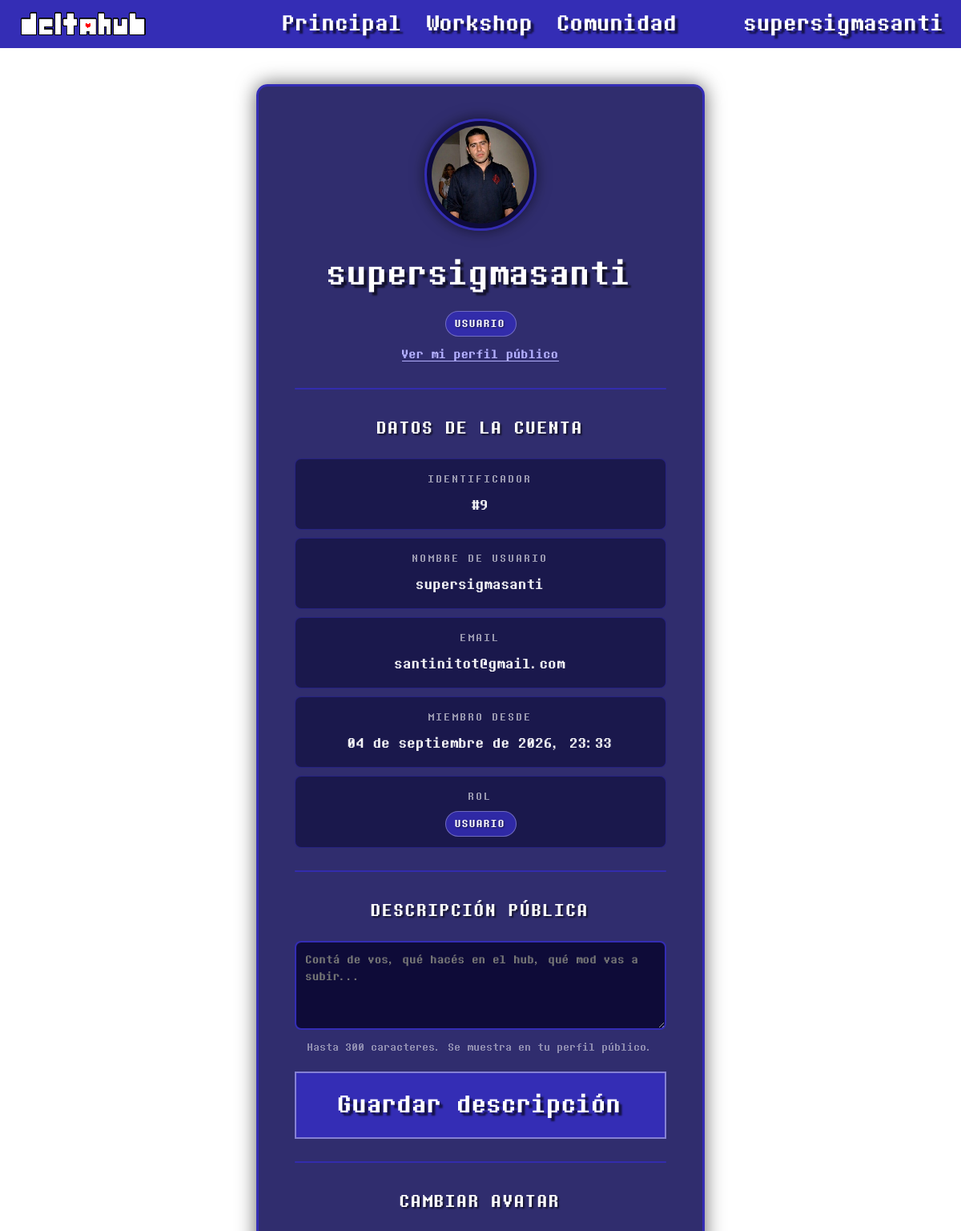
Before: /cuenta.php (signed in, upper part) with the older database file.
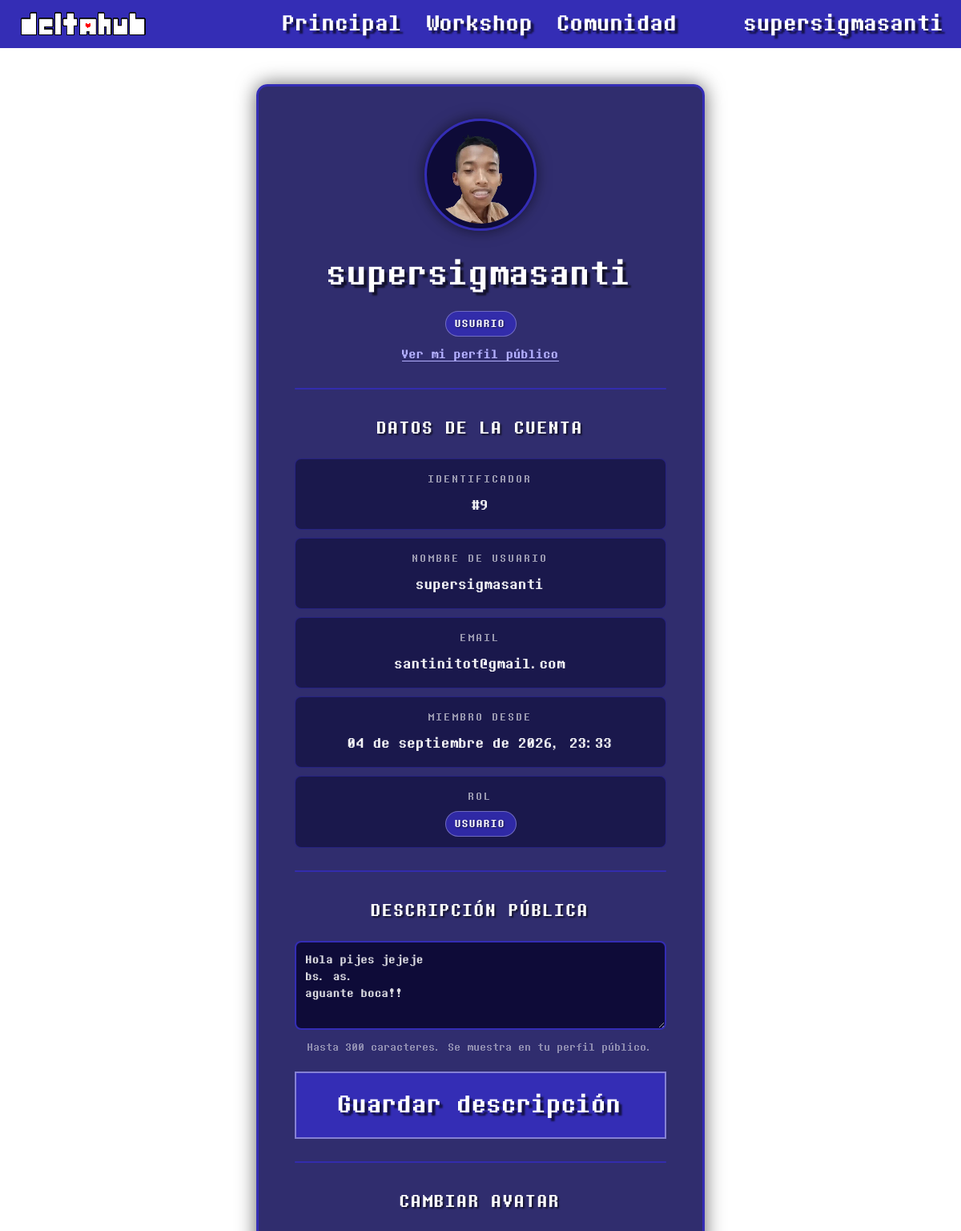
After: the same page with the newer database file.
### tables this page shows
CREATE TABLE `usuarios` (
  `id` int(11) NOT NULL,
  `nombre_usuario` varchar(50) NOT NULL,
  `email` varchar(100) NOT NULL,
  `password_hash` varchar(255) NOT NULL,
  `avatar_url` varchar(255) DEFAULT NULL,
  `fecha_registro` datetime DEFAULT current_timestamp(),
  `rol` enum('usuario','moderador','admin') DEFAULT 'usuario',
  `bio` text DEFAULT NULL
);

### cuenta.php (the view, shortened to what this page needs)
<?php
require_once "config/database.php";
$usuario_id = $_SESSION["usuario_id"];
function columna_existe($pdo, $tabla, $columna) {
    $stmt = $pdo->prepare("
        SELECT COUNT(*)
        FROM information_schema.COLUMNS
        WHERE TABLE_SCHEMA = DATABASE()
          AND TABLE_NAME = :tabla
          AND COLUMN_NAME = :columna
    ");
    $stmt->execute([
        ":tabla"   => $tabla,
        ":columna" => $columna
    ]);
    return ((int)$stmt->fetchColumn()) > 0;
}
$hay_bio = columna_existe($pdo, "usuarios", "bio");
$columnas = "id, nombre_usuario, email, fecha_registro, rol, avatar_url";
if ($hay_bio) {
    $columnas .= ", bio";
}
$sql = "SELECT $columnas
        FROM usuarios
        WHERE id = :id
        LIMIT 1";
$stmt = $pdo->prepare($sql);
$stmt->execute([
    ":id" => $usuario_id
]);
$usuario = $stmt->fetch(PDO::FETCH_ASSOC);
$bio_texto = $hay_bio ? trim((string)($usuario["bio"] ?? "")) : "";
$meses = [
    1  => "enero",
    2  => "febrero",
    3  => "marzo",
    4  => "abril",
    5  => "mayo",
    6  => "junio",
    7  => "julio",
    8  => "agosto",
    9  => "septiembre",
    10 => "octubre",
    11 => "noviembre",
    12 => "diciembre"
];
$fecha = new DateTime($usuario["fecha_registro"]);
$fecha_formateada = $fecha->format("d") . " de " .
                    $meses[(int)$fecha->format("n")] . " de " .
                    $fecha->format("Y") . ", " .
                    $fecha->format("H:i");
$rol_clase = "role-" . htmlspecialchars($usuario["rol"]);
?>
<!DOCTYPE html>
<html lang="es">
<head>
    <link rel="stylesheet" href="style.css">
</head>
<body class="cuenta">
    <header>
        <a href="index.php" class="header-logo-LoginRegister">
            <img src="imagenes/DeltahubLogo3px.png" alt="logo deltahub">
        </a>
        <a href="index.php" id="shadow">Principal</a>
        <a href="workshop.php" id="shadow">Workshop</a>
        <a href="community.html" id="shadow">Comunidad</a>
        <div class="auth">
            <a href="perfil.php?id=<?php echo (int)$_SESSION["usuario_id"]; ?>" id="shadow">
                <?php echo htmlspecialchars($_SESSION["nombre_usuario"]); ?>
            </a>
        </div>
    </header>
    <main class="cuenta-layout">
        <section class="profile-card">
            <div class="profile-header">
                <div class="profile-avatar-wrap">
                    <img
                    src="<?php echo htmlspecialchars($usuario["avatar_url"]); ?>"
                    alt="Avatar de <?php echo htmlspecialchars($usuario["nombre_usuario"]); ?>"
                    class="profile-avatar"
                    >
                </div>
                <div class="profile-heading">
                    <h1 class="profile-name">
                        <?php echo htmlspecialchars($usuario["nombre_usuario"]); ?>
                    </h1>
                    <span class="role-badge <?php echo $rol_clase; ?>">
                        <?php echo htmlspecialchars($usuario["rol"]); ?>
                    </span>
                    <a class="cuenta-link" href="perfil.php?id=<?php echo (int)$usuario["id"]; ?>">
                        Ver mi perfil público
                    </a>
                </div>
            </div>
            <div class="profile-divider"></div>
            <h2 class="profile-subtitle">Datos de la cuenta</h2>
            <div class="profile-info">
                <div class="profile-row">
                    <span class="profile-label">Identificador</span>
                    <span class="profile-value">#<?php echo htmlspecialchars($usuario["id"]); ?></span>
                </div>
                <div class="profile-row">
                    <span class="profile-label">Nombre de usuario</span>
                    <span class="profile-value">
                        <?php echo htmlspecialchars($usuario["nombre_usuario"]); ?>
                    </span>
                </div>
                <div class="profile-row">
                    <span class="profile-label">Email</span>
                    <span class="profile-value">
                        <?php echo htmlspecialchars($usuario["email"]); ?>
                    </span>
                </div>
                <div class="profile-row">
                    <span class="profile-label">Miembro desde</span>
                    <span class="profile-value">
                        <?php echo htmlspecialchars(ucfirst($fecha_formateada)); ?>
                    </span>
                </div>
                <div class="profile-row">
                    <span class="profile-label">Rol</span>
                    <span class="profile-value">
                        <span class="role-badge <?php echo $rol_clase; ?>">
                            <?php echo htmlspecialchars($usuario["rol"]); ?>
                        </span>
                    </span>
                </div>
            </div>
            <div class="profile-divider"></div>
            <h2 class="profile-subtitle">Descripción pública</h2>
            <form class="avatar-form" method="POST" action="cuenta.php">
                <textarea
                class="cuenta-bio"
                id="bio"
                name="bio"
                rows="4"
                maxlength="300"
                placeholder="Contá de vos, qué hacés en el hub, qué mod vas a subir..."
                ><?php echo htmlspecialchars($bio_texto); ?></textarea>
                <small class="avatar-hint">
                    Hasta 300 caracteres. Se muestra en tu perfil público.
                </small>
                <button type="submit" class="btn">Guardar descripción</button>
            </form>
            <div class="profile-divider"></div>
            <h2 class="profile-subtitle">Cambiar avatar</h2>
        </section>
    </main>
</body>
</html>

### style.css (style rules this page uses)
* { margin: 0; padding: 0; cursor: url("cursores/cursor_kris_sword.gif"), auto; box-sizing: border-box; }
html, body { min-height: 100%; }
body { margin: 0; position: relative; }
body::before { content: ""; position: fixed; inset: 0; z-index: -1; background-image: url("imagenes/fondo2.gif"); background-repeat: no-repeat; background-position: center; background-size: cover; filter: blur(6px) brightness(0.55); transform: scale(1.05); }
.auth { position: absolute; right: 20px; top: 50%; transform: translateY(-50%); display: flex; gap: 30px; font-size: 25px; font-family: 'Delta2'; color: rgba(255, 255, 255, 1); }
a { text-decoration: none; color: rgb(255, 255, 255); font-size: 30px; cursor: url("cursores/pointer_kris.gif"), auto; }
#shadow { transition-duration: 50ms; }
.btn { width: 100%; padding: 12px; margin-top: 8px; font-family: Delta2; font-size: 28px; background-color: rgb(52, 45, 181); color: white; border: 2px solid rgba(255, 255, 255, 0.4); text-shadow: 4px 4px 2px rgba(0, 0, 0, 0.6); transition-duration: 50ms; }
.cuenta::before { content: ""; position: fixed; inset: 0; z-index: -1; background-image: url("imagenes/fondo2.gif"); background-repeat: no-repeat; background-position: center; background-size: cover; filter: blur(10px) brightness(0.45); transform: scale(1.05); }
.cuenta-layout { min-height: calc(100vh - 120px); display: flex; justify-content: center; align-items: flex-start; padding: 45px 20px 60px 20px; }
.profile-card { width: 100%; max-width: 560px; margin: 0 auto; padding: 40px 45px; background-color: rgba(20, 16, 90, 0.88); border: 3px solid rgb(52, 45, 181); border-radius: 14px; box-shadow: 0 0 25px rgba(0, 0, 0, 0.6); color: white; text-align: center; }
.profile-header { display: flex; flex-direction: column; align-items: center; gap: 16px; }
.profile-avatar-wrap { width: 140px; height: 140px; max-width: 100%; flex: 0 0 auto; padding: 6px; background-color: rgba(10, 8, 50, 0.9); border: 3px solid rgb(52, 45, 181); border-radius: 50%; box-shadow: 0 0 18px rgba(0, 0, 0, 0.55); }
.profile-avatar { width: 100%; height: 100%; object-fit: cover; border-radius: 50%; image-rendering: pixelated; image-rendering: crisp-edges; }
.profile-heading { display: flex; flex-direction: column; align-items: center; gap: 8px; }
.profile-name { font-family: 'Delta2'; font-size: 38px; font-weight: normal; text-shadow: 4px 4px 2px rgba(0, 0, 0, 0.6); }
.profile-divider { height: 2px; margin: 28px 0; background-color: rgba(52, 45, 181, 0.9); border-radius: 2px; }
.profile-subtitle { font-family: 'Delta2'; font-size: 20px; font-weight: normal; letter-spacing: 1px; text-transform: uppercase; text-shadow: 2px 2px 2px rgba(0, 0, 0, 0.6); margin-bottom: 18px; }
.profile-info { display: flex; flex-direction: column; gap: 10px; text-align: center; }
.profile-row { display: flex; flex-direction: column; align-items: center; justify-content: center; gap: 5px; padding: 13px 16px; background-color: rgba(10, 8, 50, 0.55); border: 1px solid rgba(52, 45, 181, 0.5); border-radius: 8px; transition-duration: 80ms; }
.profile-label { font-family: 'Delta2'; font-size: 12px; letter-spacing: 2px; text-transform: uppercase; color: rgba(255, 255, 255, 0.55); }
.profile-value { font-family: 'Delta2'; font-size: 16px; color: rgba(255, 255, 255, 0.95); word-break: break-word; text-align: center; }
.role-badge { display: inline-block; padding: 3px 12px; border-radius: 20px; font-family: 'Delta2'; font-size: 12px; font-weight: normal; letter-spacing: 1px; text-transform: uppercase; border: 1px solid rgba(255, 255, 255, 0.3); text-shadow: 1px 1px 2px rgba(0, 0, 0, 0.6); }
.role-usuario { background-color: rgba(52, 45, 181, 0.85); color: #fff; }
.avatar-form { display: flex; flex-direction: column; gap: 10px; margin-bottom: 20px; }
.avatar-form input[type="file"], .avatar-form textarea { width: 100%; padding: 12px; background-color: rgba(10, 8, 50, 0.9); border: 2px solid rgb(52, 45, 181); border-radius: 8px; color: rgba(255, 255, 255, 0.85); font-family: 'Delta2'; font-size: 13px; cursor: url("cursores/pointer_kris.gif"), auto; transition-duration: 100ms; }
.avatar-form textarea { min-height: 96px; resize: vertical; line-height: 1.6; }
.avatar-hint { font-family: 'Delta2'; font-size: 12px; color: rgba(255, 255, 255, 0.45); }
.cuenta-link { font-family: 'Delta2'; font-size: 14px; color: #b3afff; text-decoration: underline; text-underline-offset: 3px; transition: color 120ms ease; }

Changed rows visible on the page:
changed usuarios "supersigmasanti": avatar_url: a different picture
Other visible differences:
form field bio: (not shown) → "Hola pijes jejeje bs. as. aguante boca!!"
